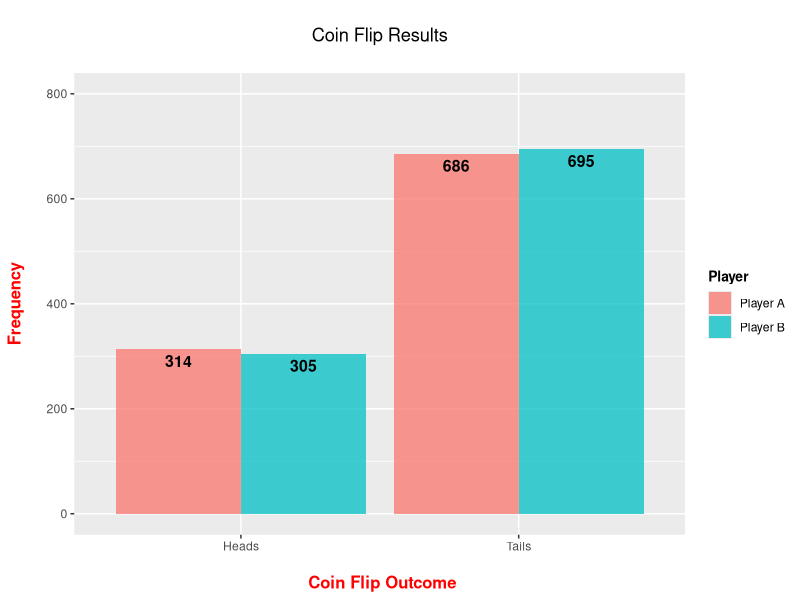
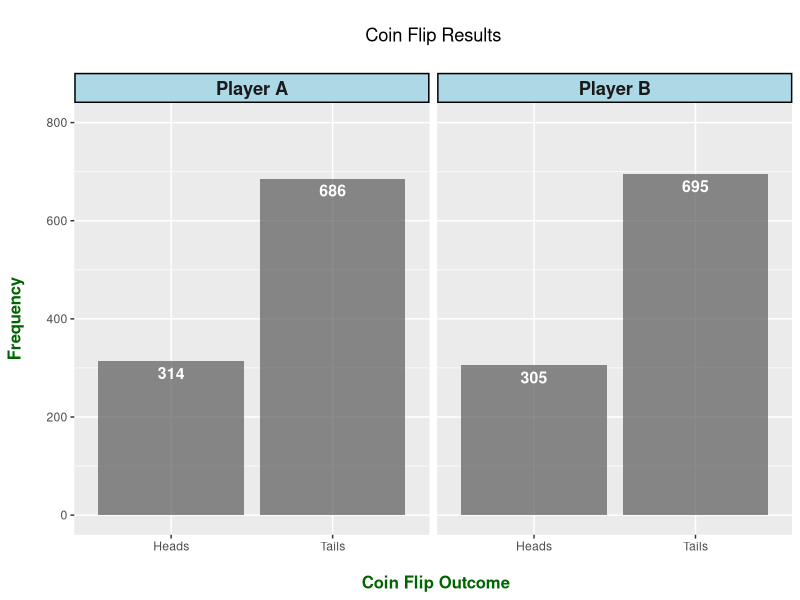

These figures' R source, in order:
# Bar Graphs in R:

# Making Bar Graphs in R Using ggplot2:

library("ggplot2")

# We have players A and B:
# They each flip an unfair coin 100 times. There is a 30% chance of getting heads and
# a 70% chance of getting tails.

# Flip a unfair coin 1000 times 

flip_results_A <- sample(c("Heads", "Tails"), size = 1000, replace = TRUE, prob = c(0.3, 0.7))
flip_results_B <- sample(c("Heads", "Tails"), size = 1000, replace = TRUE, prob = c(0.3, 0.7))

# Get counts of the die rolls:

table(flip_results_A) ; table(flip_results_B)

# Merge the results from Player A and Player B together:
# Format: Player A | Player A flip results (1000 rows)
#         Player B | Player B flip results (1000 rows)

column1 <- c(rep("Player A", 1000), rep("Player B", 1000))
column2 <- c(flip_results_A, flip_results_B)

outcome_data <- cbind(column1, column2)

flip_results <- data.frame(Player = factor(column1, levels = c("Player A", "Player B")),
                           Result = column2)

# A peek of the merged data:
head(flip_results); tail(flip_results)

# A two by two table:

table(flip_results)

# The two by two table into a data frame for plotting:

results <- data.frame(table(flip_results)); results



##-------------------------------------------------------------------

# Plotting side by side bar graphs:

# http://www.cookbook-r.com/Graphs/Bar_and_line_graphs_(ggplot2)/
# R Graphics Cookbook by Winston Chang Reference
# Result of heads or tails in x = axis, Counts as y axis, diff colours for each player.
# Put labels:

ggplot(data = results, aes(x = Result, y = Freq, fill = Player)) +
  geom_bar(stat = "identity", position = position_dodge(), alpha = 0.75)  +
  ylim(0,800) +
  geom_text(aes(label = Freq), fontface = "bold", vjust = 1.5,
             position = position_dodge(.9), size = 4) +
  labs(x = "\n Coin Flip Outcome", y = "Frequency\n", title = "\n Coin Flip Results \n") +
  theme(plot.title = element_text(hjust = 0.5), 
        axis.title.x = element_text(face="bold", colour="red", size = 12),
        axis.title.y = element_text(face="bold", colour="red", size = 12),
        legend.title = element_text(face="bold", size = 10))


# Facet_grid:

ggplot(data = results, aes(x = Result, y = Freq)) +
  geom_bar(stat = "identity", alpha = 0.7) +
  facet_grid(. ~Player)  +
  ylim(0,800) +
  geom_text(aes(label = Freq), fontface = "bold", vjust = 1.5, colour = "white", size = 4) +
  labs(x = "\n Coin Flip Outcome", y = "Frequency\n", title = "\n Coin Flip Results \n") +
  theme(plot.title = element_text(hjust = 0.5), 
        axis.title.x = element_text(face="bold", colour="darkgreen", size = 12),
        axis.title.y = element_text(face="bold", colour="darkgreen", size = 12),
        legend.title = element_text(face="bold", size = 10),
        strip.background = element_rect(fill="lightblue", colour="black", size=1),
        strip.text = element_text(face="bold", size=rel(1.2)))

